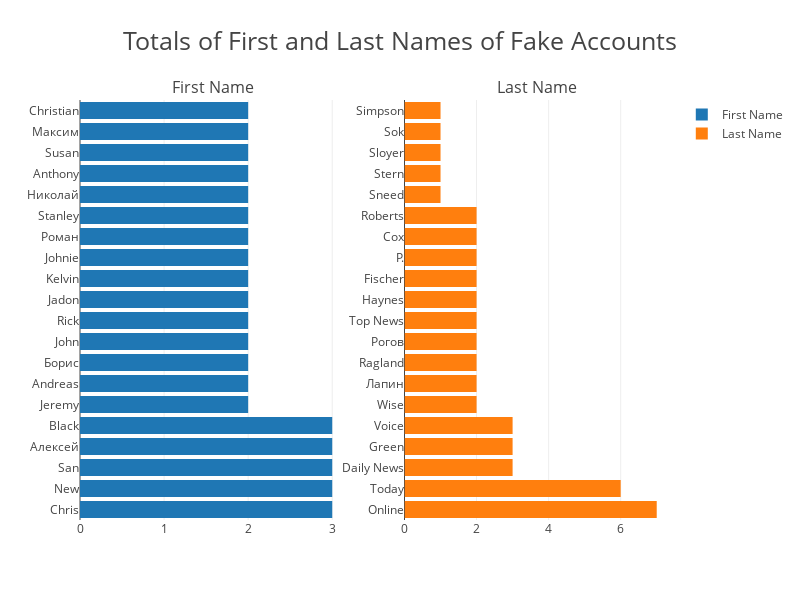

Notebook cell for this chart:
### Markdown cell above
## Plot 1: Names - First and Last

### Code cell
## side by side bar plot
#first names
firstnames = usersname.groupby('first',as_index=False).size().reset_index(name='counts')
firstnames = firstnames.sort_values('counts', ascending=False).head(20)
data1 = go.Bar(
            x=firstnames['counts'],
            y=firstnames['first'],
            orientation = 'h',
            name = 'First Name'
)

#lastnames
lastnames = usersname.groupby('last',as_index=False).size().reset_index(name='counts')
lastnames  = lastnames .sort_values('counts', ascending=False).head(20)
data2 = go.Bar(
            x=lastnames ['counts'],
            y=lastnames ['last'],
            orientation = 'h',
            name = 'Last Name'
)

fig = tools.make_subplots(rows=1, cols=2, subplot_titles=('First Name','Last Name'))
fig.append_trace(data1, 1, 1)
fig.append_trace(data2, 1, 2)
fig['layout'].update(height=600, width=800, title='Totals of First and Last Names of Fake Accounts', titlefont=dict(size=25))
iplot(fig)

### Figure 1 — Plotly figure (JSON) as saved in the notebook; plotly's stock layout.template omitted (floating-point values rounded to 4 significant figures)
{"data": [{"name": "First Name", "orientation": "h", "type": "bar", "x": [3, 3, 3, 3, 3, 2, 2, 2, 2, 2, 2, 2, 2, 2, 2, 2, 2, 2, 2, 2], "xaxis": "x1", "y": ["Chris", "New", "San", "Алексей", "Black", "Jeremy", "Andreas", "Борис", "John", "Rick", "Jadon", "Kelvin", "Johnie", "Роман", "Stanley", "Николай", "Anthony", "Susan", "Максим", "Christian"], "yaxis": "y1"}, {"name": "Last Name", "orientation": "h", "type": "bar", "x": [7, 6, 3, 3, 3, 2, 2, 2, 2, 2, 2, 2, 2, 2, 2, 1, 1, 1, 1, 1], "xaxis": "x2", "y": ["Online", "Today", "Daily News", "Green", "Voice", "Wise", "Лапин", "Ragland", "Рогов", "Top News", "Haynes", "Fischer", "P.", "Cox", "Roberts", "Sneed", "Stern", "Sloyer", "Sok", "Simpson"], "yaxis": "y2"}], "layout": {"annotations": [{"font": {"size": 16}, "showarrow": false, "text": "First Name", "x": 0.225, "xanchor": "center", "xref": "paper", "y": 1, "yanchor": "bottom", "yref": "paper"}, {"font": {"size": 16}, "showarrow": false, "text": "Last Name", "x": 0.775, "xanchor": "center", "xref": "paper", "y": 1, "yanchor": "bottom", "yref": "paper"}], "height": 600, "title": "Totals of First and Last Names of Fake Accounts", "titlefont": {"size": 25}, "width": 800, "xaxis1": {"anchor": "y1", "domain": [0, 0.45]}, "xaxis2": {"anchor": "y2", "domain": [0.55, 1]}, "yaxis1": {"anchor": "x1", "domain": [0, 1]}, "yaxis2": {"anchor": "x2", "domain": [0, 1]}}}
